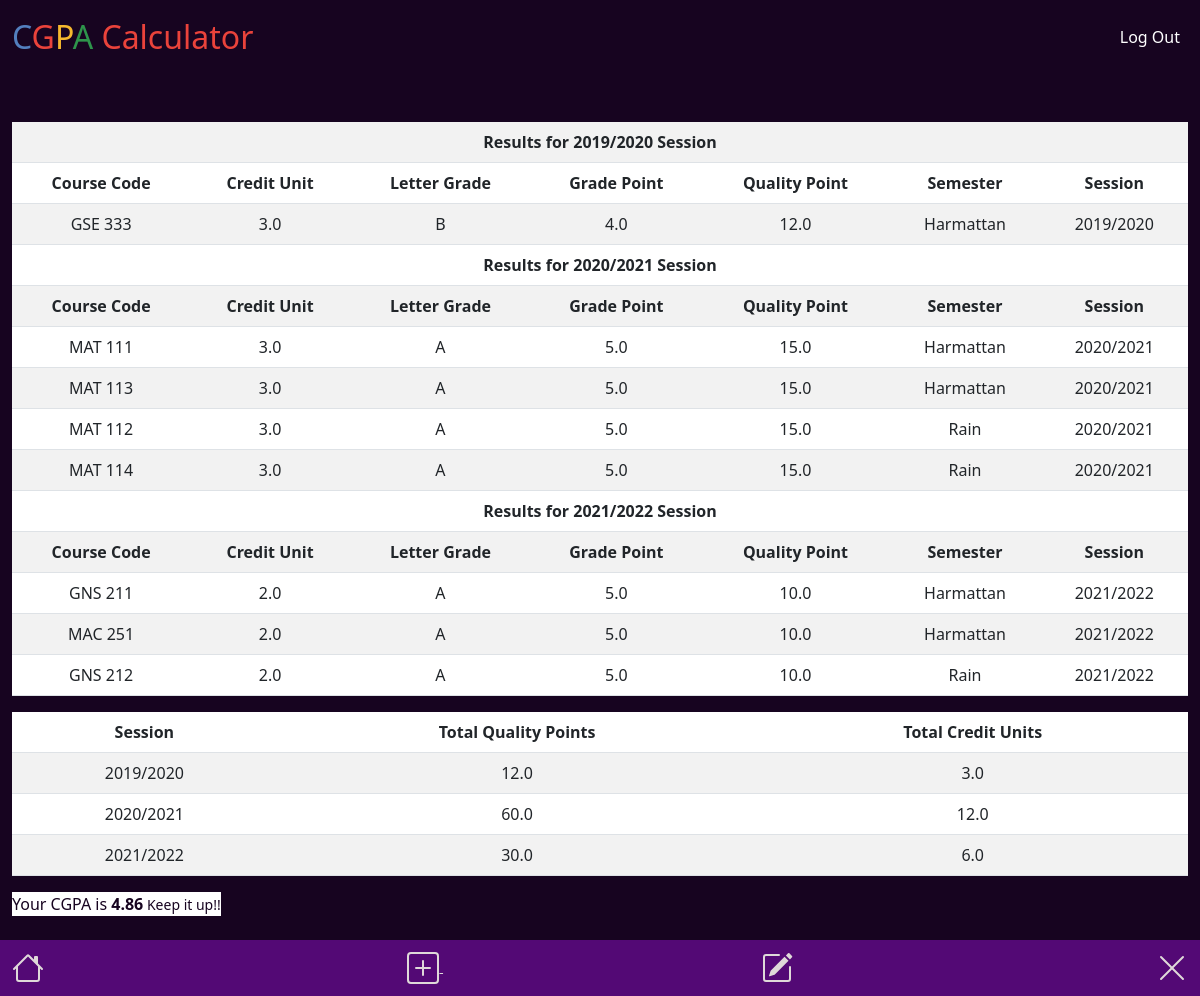
The page / (signed in) on the database its author committed.
### tables this page shows
CREATE TABLE courses (user_id INTEGER NOT NULL, course_code TEXT NOT NULL, credit_unit FLOAT NOT NULL, letter_grade CHAR NOT NULL, grade_point FLOAT NOT NULL, quality_point FLOAT NOT NULL, semester TEXT NOT NULL, session TEXT NOT NULL);

### app.py (the view)
@app.route("/")
@login_required
def index():
    id = session["user_id"]
    semesters = {"Harmattan", "Rain"}
    year = datetime.today().year
    sessions = list(range(year, year - 49, -1))
    cgpa = db.execute("SELECT SUM(quality_point) / SUM(credit_unit) FROM courses WHERE user_id = ?", id)
    cgpa = cgpa[0].values()
    for value in cgpa:
        cgpa_ = value
    if cgpa_ is None:
        flash("Please add course", "info")
        return render_template("/add.html", semesters=semesters, sessions=sessions)
    cgpa_ = math.ceil(cgpa_ * 100) / 100
    sessions = list()
    all_sessions = db.execute("SELECT session FROM courses WHERE user_id = ? ORDER BY session", id)
    for session_ in all_sessions:
        if session_ in sessions:
            continue
        else:
            sessions.append(session_)
    tqp = list()
    totalQualityPoints = list()
    for session_ in sessions:
        tqp.append(db.execute("SELECT SUM(quality_point) FROM courses WHERE session = ? AND user_id = ?", session_["session"], id))
    for total in tqp:
        total_ = total[0].values()
        for value in total_:
            totalQualityPoints.append(value)
    tcu = list()
    totalCreditUnits = list()
    for session_ in sessions:
        tcu.append(db.execute("SELECT SUM(credit_unit) FROM courses WHERE session = ? AND user_id = ?", session_["session"], id))
    for total in tcu:
        total_ = total[0].values()
        for value in total_:
            totalCreditUnits.append(value)
    length = len(sessions)
    courses_sessional = list()
    for seSsion in sessions:
        courses_sessional.append(db.execute(
            "SELECT * FROM courses WHERE user_id = ? AND session = ? ORDER BY semester, course_code", id, seSsion["session"]))
    return render_template("/index.html", length = length, sessions = sessions, quality_points = totalQualityPoints, credit_units = totalCreditUnits, cgpa = cgpa_, results = courses_sessional)

### app.py (called while the page is built)
@app.after_request
def after_request(response):
    response.headers["Cache-Control"] = "no-cache, no-store, must-revalidate"
    response.headers["Expires"] = 0
    response.headers["Pragma"] = "no-cache"
    return response

### templates/index.html (shortened to what this page needs)
{% extends "layout.html" %}
{% block main %}
<div>
    <table class="table table-striped">
        <tbody>
            {% block body %}
            {% for result in results %}
            <tr>
                <th colspan="7">Results for {{result[0]["session"]}} Session</th>
            </tr>
            <tr>
                <th>Course Code</th>
                <th>Credit Unit</th>
                <th>Letter Grade</th>
                <th>Grade Point</th>
                <th>Quality Point</th>
                <th>Semester</th>
                <th>Session</th>
            </tr>
            {% for course in result %}
            <tr>
                <td>{{course["course_code"]}}</td>
                <td>{{course["credit_unit"]}}</td>
                <td>{{course["letter_grade"]}}</td>
                <td>{{course["grade_point"]}}</td>
                <td>{{course["quality_point"]}}</td>
                <td>{{course["semester"]}}</td>
                <td>{{course["session"]}}</td>
            </tr>
            {% endfor %}
            {% endfor %}
            {% endblock %}
        </tbody>
    </table>
    <table class="table table-striped">
        <thead>
            <tr>
                <th>Session</th>
                <th>Total Quality Points</th>
                <th>Total Credit Units</th>
            </tr>
        </thead>
        <tbody>
            {% for i in range(length) %}
            <tr>
                <td>{{sessions[i]["session"]}}</td>
                <td>{{quality_points[i]}}</td>
                <td>{{credit_units[i]}}</td>
            </tr>
            {% endfor %}
        </tbody>
    </table>
</div>
    <p id="cgpa">Your CGPA is <b>{{cgpa}}</b><small>{% if cgpa >= 3.5 %} Keep it up!! {% else %} Put in more effort {% endif %}</small></p>
{% endblock %}

### static/styles.css (style rules this page uses)
body { background-color: #170420; color: #ffffff; }
table { outline: 5px solid #170420; background-color: #ffffff; color: #170420; }
.btn-primary, #cgpa { background-color: #ffffff; color: #170420; border: unset; margin: 0; display: inline; }
.left-icon, #cgpa { float: left; }

### rows shown on the page
courses: session "2019/2020", course_code "GSE 333", credit_unit "3.0", letter_grade "B", grade_point "4.0", quality_point "12.0", semester "Harmattan", session "2019/2020"
courses: session "2020/2021", course_code "MAT 111", credit_unit "3.0", letter_grade "A", grade_point "5.0", quality_point "15.0", semester "Harmattan", session "2020/2021"
courses: course_code "MAT 113", credit_unit "3.0", letter_grade "A", grade_point "5.0", quality_point "15.0", semester "Harmattan", session "2020/2021"
courses: course_code "MAT 112", credit_unit "3.0", letter_grade "A", grade_point "5.0", quality_point "15.0", semester "Rain", session "2020/2021"
courses: course_code "MAT 114", credit_unit "3.0", letter_grade "A", grade_point "5.0", quality_point "15.0", semester "Rain", session "2020/2021"
courses: session "2021/2022", course_code "GNS 211", credit_unit "2.0", letter_grade "A", grade_point "5.0", quality_point "10.0", semester "Harmattan"
courses: course_code "MAC 251", credit_unit "2.0", letter_grade "A", grade_point "5.0", quality_point "10.0", semester "Harmattan", session "2021/2022", session "2021/2022"
courses: course_code "GNS 212", credit_unit "2.0", letter_grade "A", grade_point "5.0", quality_point "10.0", semester "Rain", session "2021/2022"

### other values the page prints
{{ quality_points[i] }} "12.0" "60.0" "30.0"
{{ credit_units[i] }} "3.0" "12.0" "6.0"
{{ cgpa }} "4.86"
